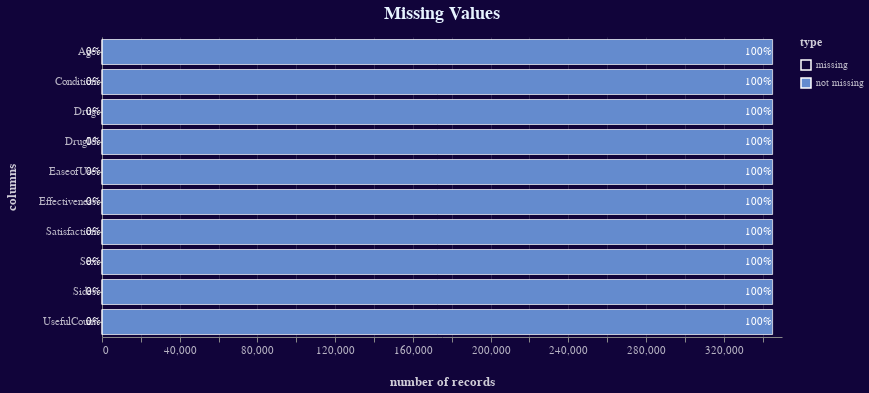

Here is the notebook cell this chart was saved with:
### Code cell
# Again let's check for any missing values.
def missing_values(data):
    """Returns a summary of missing values in df"""
    nrows = data.shape[0]
    data1 = []
    
    def pct(n, total):
        return round(n/total, 2)
    
    for col in data.columns:

        # string (Object) type columns
        if data[col].dtype.kind == "O":
            data[col] = data[col].str.strip()
            nulls = data[data[col] == ""][col].count()
            nulls += data[col].isnull().sum()

        # numerical (int) type columns
        elif data[col].dtype.kind == "i":
            nulls = data[col].isnull().sum()

        pctofnulls = pct(nulls, nrows)
        data1.extend(
            [{"column": col, "pct": 1-pctofnulls, "num of records": nrows-nulls, "type": "not missing"},
             {"column": col, "pct": pctofnulls, "num of records": nulls, "type": "missing"}])
    
    return pd.DataFrame(data1)

missing = missing_values(data)

bars = (alt.Chart()
           .mark_bar(size=25, 
                     strokeWidth=1,
                     stroke="white",
                     strokeOpacity=0.7,
                     )
           .encode(x=alt.X("sum(num of records)",
                           axis=alt.Axis(title="number of records",
                                         grid=True)), 
                   y=alt.Y("column:O",
                           axis=alt.Axis(title="columns")),
                   tooltip=("column", "type", "num of records:Q",
                            alt.Tooltip("pct:Q", format=".1%")),
                   color=alt.Color("type",
                                   scale=alt.Scale(range=["#11043a", "#648bce"])))
           .properties(title="Missing Values"))

text = (alt.Chart()
           .mark_text(align="right",
                      dx=-1)
           .encode(x=alt.X("sum(num of records)", 
                           stack="zero"),
                   y=alt.Y("column"),
                   color=alt.Color("type",
                                   legend=None,
                                   scale=alt.Scale(range=["white"])),
                   text=alt.Text("pct", format=".0%")))

(alt.layer(bars, text, data=missing)
    .configure(background='#11043a')
    .configure_title(font="Arial",
                     fontSize=18,
                     color="#e6f3ff",
                     dy=-10)
    .configure_text(color="white")
    .configure_legend(titleFontSize=12,
                      titleColor="white",
                      tickCount=10,
                      titleOpacity=0.8,
                      labelColor="white",
                      labelOpacity=0.7,
                      titlePadding=10)
    .configure_axis(titleFontSize=13,
                    titlePadding=20,
                    titleColor="white",
                    titleOpacity=0.8,
                    labelFontSize=11,
                    labelColor="white",
                    labelOpacity=0.7,
                    tickOffset=0,
                    grid=False,
                    gridOpacity=0.15)
    .configure_view(strokeWidth=0)
    .resolve_scale(color='independent')
    .properties(height=300, width=680))

### Figure 1 — Vega-Lite specification as saved in the notebook (floating-point values rounded to 4 significant figures)
{"config": {"view": {"continuousWidth": 400, "continuousHeight": 300, "strokeWidth": 0}, "axis": {"grid": false, "gridOpacity": 0.15, "labelColor": "white", "labelFontSize": 11, "labelOpacity": 0.7, "tickOffset": 0, "titleColor": "white", "titleFontSize": 13, "titleOpacity": 0.8, "titlePadding": 20}, "background": "#11043a", "legend": {"labelColor": "white", "labelOpacity": 0.7, "tickCount": 10, "titleColor": "white", "titleFontSize": 12, "titleOpacity": 0.8, "titlePadding": 10}, "text": {"color": "white"}, "title": {"color": "#e6f3ff", "dy": -10, "font": "Arial", "fontSize": 18}}, "layer": [{"mark": {"type": "bar", "size": 25, "stroke": "white", "strokeOpacity": 0.7, "strokeWidth": 1}, "encoding": {"color": {"type": "nominal", "field": "type", "scale": {"range": ["#11043a", "#648bce"]}}, "tooltip": [{"type": "nominal", "field": "column"}, {"type": "nominal", "field": "type"}, {"type": "quantitative", "field": "num of records"}, {"type": "quantitative", "field": "pct", "format": ".1%"}], "x": {"type": "quantitative", "aggregate": "sum", "axis": {"grid": true, "title": "number of records"}, "field": "num of records"}, "y": {"type": "ordinal", "axis": {"title": "columns"}, "field": "column"}}, "title": "Missing Values"}, {"mark": {"type": "text", "align": "right", "dx": -1}, "encoding": {"color": {"type": "nominal", "field": "type", "legend": null, "scale": {"range": ["white"]}}, "text": {"type": "quantitative", "field": "pct", "format": ".0%"}, "x": {"type": "quantitative", "aggregate": "sum", "field": "num of records", "stack": "zero"}, "y": {"type": "nominal", "field": "column"}}}], "data": {"name": "data-5847e513fd514117e26a469ff390ac9f"}, "height": 300, "resolve": {"scale": {"color": "independent"}}, "width": 680, "$schema": "https://vega.github.io/schema/vega-lite/v4.8.1.json", "datasets": {"data-5847e513fd514117e26a469ff390ac9f": [{"column": "Age", "pct": 1.0, "num of records": 345163, "type": "not missing"}, {"column": "Age", "pct": 0.0, "num of records": 0, "type": "missing"}, {"column": "DrugId", "pct": 1.0, "num of records": 345163, "type": "not missing"}, {"column": "DrugId", "pct": 0.0, "num of records": 0, "type": "missing"}, {"column": "Drug", "pct": 1.0, "num of records": 345163, "type": "not missing"}, {"column": "Drug", "pct": 0.0, "num of records": 0, "type": "missing"}, {"column": "Condition", "pct": 1.0, "num of records": 345129, "type": "not missing"}, {"column": "Condition", "pct": 0.0, "num of records": 34, "type": "missing"}, {"column": "Sides", "pct": 1.0, "num of records": 345163, "type": "not missing"}, {"column": "Sides", "pct": 0.0, "num of records": 0, "type": "missing"}, {"column": "EaseofUse", "pct": 1.0, "num of records": 345163, "type": "not missing"}, {"column": "EaseofUse", "pct": 0.0, "num of records": 0, "type": "missing"}, {"column": "Effectiveness", "pct": 1.0, "num of records": 345163, "type": "not missing"}, {"column": "Effectiveness", "pct": 0.0, "num of records": 0, "type": "missing"}, {"column": "Satisfaction", "pct": 1.0, "num of records": 345163, "type": "not missing"}, {"column": "Satisfaction", "pct": 0.0, "num of records": 0, "type": "missing"}, {"column": "Sex", "pct": 1.0, "num of records": 345163, "type": "not missing"}, {"column": "Sex", "pct": 0.0, "num of records": 0, "type": "missing"}, {"column": "UsefulCount", "pct": 1.0, "num of records": 345163, "type": "not missing"}, {"column": "UsefulCount", "pct": 0.0, "num of records": 0, "type": "missing"}]}}
